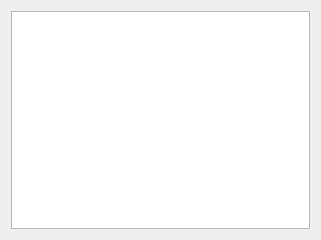
<?xml version="1.0" encoding="UTF-8"?>
<ui version="4.0">
 <class>ConsoleWidget</class>
 <widget class="QWidget" name="ConsoleWidget">
  <property name="geometry">
   <rect>
    <x>0</x>
    <y>0</y>
    <width>321</width>
    <height>240</height>
   </rect>
  </property>
  <property name="sizePolicy">
   <sizepolicy hsizetype="MinimumExpanding" vsizetype="MinimumExpanding">
    <horstretch>0</horstretch>
    <verstretch>0</verstretch>
   </sizepolicy>
  </property>
  <property name="windowTitle">
   <string>Form</string>
  </property>
  <layout class="QGridLayout" name="gridLayout">
   <item row="1" column="0">
    <widget class="QTextEdit" name="output">
     <property name="lineWrapMode">
      <enum>QTextEdit::NoWrap</enum>
     </property>
     <property name="readOnly">
      <bool>true</bool>
     </property>
    </widget>
   </item>
  </layout>
 </widget>
 <resources/>
 <connections/>
</ui>
